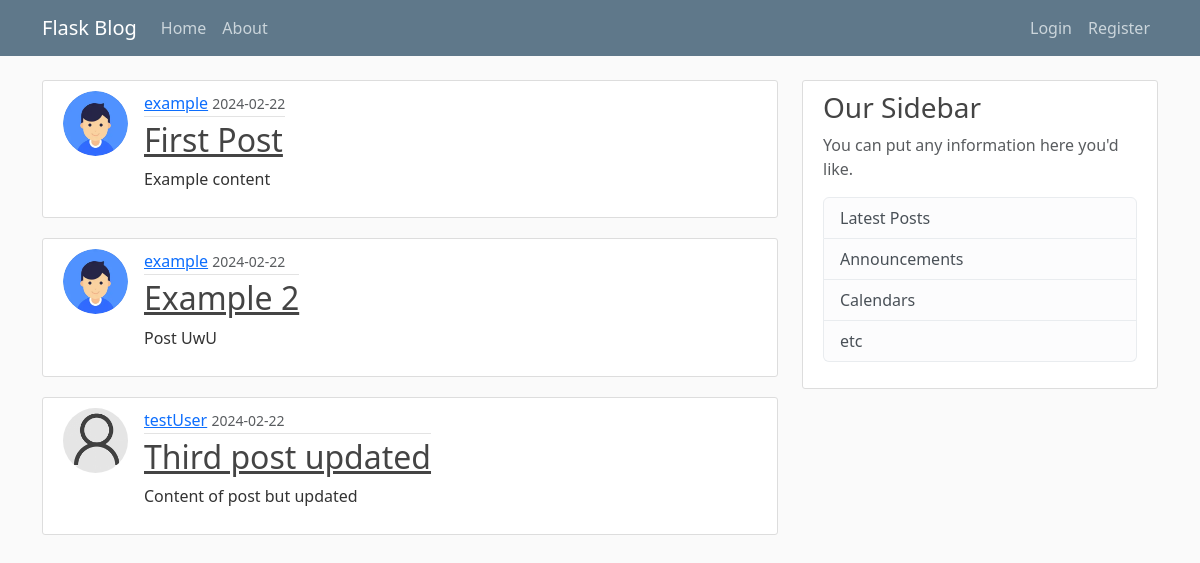
Page /home on the earlier database version.
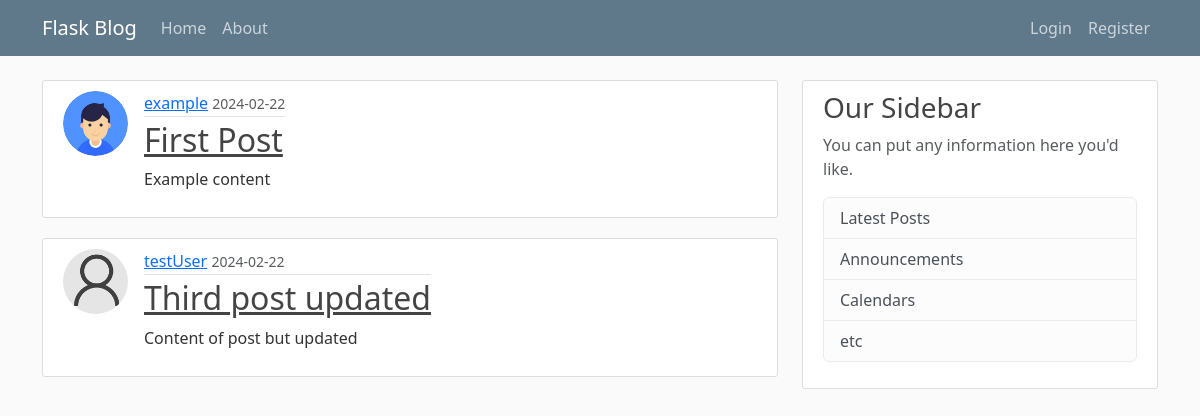
Same page on the later database version.
### flaskblog/models.py (models this page shows, shortened)
class Post(db.Model):
    id = db.Column(db.Integer, primary_key=True)
    title = db.Column(db.String(100), nullable=False)
    date_posted = db.Column(db.DateTime, nullable=False, default=datetime.utcnow)
    content = db.Column(db.Text, nullable=False)
    user_id = db.Column(db.Integer, db.ForeignKey('user.id'), nullable=False)

class User(db.Model, UserMixin):
    id = db.Column(db.Integer, primary_key=True)
    username = db.Column(db.String(20), unique=True, nullable=False)
    email = db.Column(db.String(120), unique=True, nullable=False)
    image_file = db.Column(db.String(20), nullable=False, default='default.jpg')
    password = db.Column(db.String(60), nullable=False)
    posts = db.relationship('Post', backref='author', lazy=True)

### flaskblog/routes.py (the view)
@app.route("/")
@app.route("/home")
def home():
    posts = Post.query.all()
    return render_template('home.html', posts= posts)

### flaskblog/templates/home.html
{% extends 'layout.html' %}
{% block content %}
    {% for post in posts %}
        <article class="media content-section" style= "display: flex;">
            <img class= "rounded-circle article-img" src= "{{ url_for('static', filename= 'profile_pics/' + post.author.image_file) }}">
            <div class="media-body">
            <div class="article-metadata">
                <a class="mr-2" href="#">{{ post.author.username }}</a>
                <small class="text-muted">{{ post.date_posted.strftime('%Y-%m-%d') }}</small>
            </div>
            <h2><a class="article-title" href="{{ url_for('post', post_id= post.id) }}">{{ post.title }}</a></h2>
            <p class="article-content">{{ post.content }}</p>
            </div>
        </article>
    {% endfor %}
{% endblock content %}

### flaskblog/templates/layout.html (shortened to what this page needs)
<!DOCTYPE html>
<html>
    <head>
        <link href="https://cdn.jsdelivr.net/npm/bootstrap@5.3.2/dist/css/bootstrap.min.css" rel="stylesheet">
        <link rel= "stylesheet" type= "text/css" href= "{{ url_for('static', filename= 'main.css') }}">
    </head>
    <body>
        <header class="site-header">
            <nav class="navbar navbar-expand-md navbar-dark bg-steel fixed-top">
                <div class="container">
                    <a class="navbar-brand mr-4" href="/">Flask Blog</a>
                    <div class="collapse navbar-collapse" id="navbarToggle" style="justify-content: space-between;">
                        <div class="navbar-nav mr-auto">
                            <a class="nav-item nav-link" href="{{ url_for('home') }}">Home</a>
                            <a class="nav-item nav-link" href="{{ url_for('about') }}">About</a>
                        </div>
                        <div class="navbar-nav">
                            {% if current_user.is_authenticated %}
                                <a class="nav-item nav-link" href="{{ url_for('newPost') }}">New Post</a>
                                <a class="nav-item nav-link" href="{{ url_for('account') }}">Account</a>
                                <a class="nav-item nav-link" href="{{ url_for('logout') }}">Logout</a>
                            {% else %}
                                <a class="nav-item nav-link" href="{{ url_for('login') }}">Login</a>
                                <a class="nav-item nav-link" href="{{ url_for('register') }}">Register</a>
                            {% endif %}
                        </div>
                    </div>
                </div>
            </nav>
        </header>
        <main role="main" class="container">
            <div class="row">
              <div class="col-md-8">
                {% block content %}{% endblock %}
              </div>
              <div class="col-md-4">
                <div class="content-section">
                  <h3>Our Sidebar</h3>
                  <p class='text-muted'>You can put any information here you'd like.
                    <ul class="list-group">
                      <li class="list-group-item list-group-item-light">Latest Posts</li>
                      <li class="list-group-item list-group-item-light">Announcements</li>
                      <li class="list-group-item list-group-item-light">Calendars</li>
                      <li class="list-group-item list-group-item-light">etc</li>
                    </ul>
                  </p>
                </div>
              </div>
            </div>
        </main>
    </body>
</html>

### flaskblog/static/main.css (style rules this page uses)
body { background: #fafafa; color: #333333; margin-top: 5rem; }
h1, h2, h3, h4, h5, h6 { color: #444444; }
.bg-steel { background-color: #5f788a; }
.site-header .navbar-nav .nav-link { color: #cbd5db; }
.content-section { background: #ffffff; padding: 10px 20px; border: 1px solid #dddddd; border-radius: 3px; margin-bottom: 20px; }
.article-title { color: #444444; }
.article-content { white-space: pre-line; }
.article-img { height: 65px; width: 65px; margin-right: 16px; }
.article-metadata { padding-bottom: 1px; margin-bottom: 4px; border-bottom: 1px solid #e3e3e3 }

Differences in the rows shown:
removed Post: image_file (picture), author.username "example", date_posted "2024-02-22", title "Example 2", content "Post UwU"
